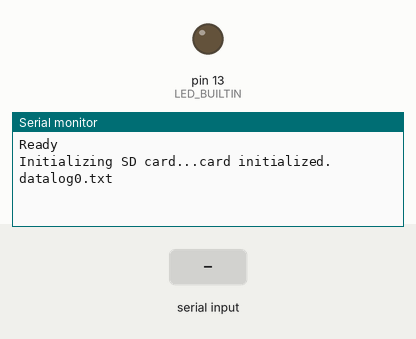
This sketch was run on a simulated Arduino Uno, built with avr-gcc and run on an emulated ATmega328P. Shown: output pins drawn as LEDs (lit = HIGH), the last lines printed to the serial monitor. Inputs (shaded band) come from the test bench. Storage starts empty; EEPROM starts erased.

Above: at 0.9 s.
1.0 s: "$" received over the second serial link
At 2.8 s:
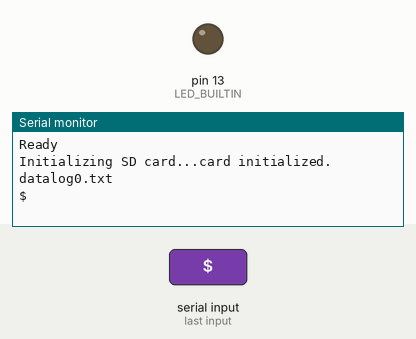
3.5 s: "1" received over the second serial link
At 5.9 s:
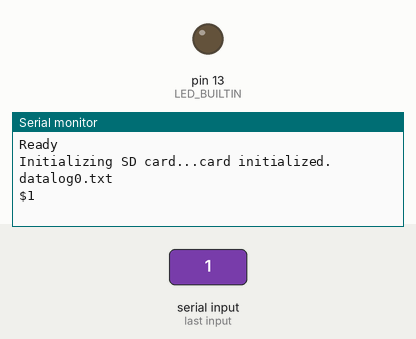

The sketch:

gps.ino
```cpp
#include <SoftwareSerial.h>
#include "neo_6m.h"

#define ENABLE_OUTPUT
#define ENABLE_SD

#ifdef ENABLE_SD
#include <SPI.h>
#include <SD.h>
#include <EEPROM.h>
#endif

#define RX 6
#define TX 7
#define CS 4

#define BITRATE 9600
#define BUFFER_SIZE 256


SoftwareSerial gps(RX, TX);
char buffer[BUFFER_SIZE];
Neo6M* neo6m;

#ifdef ENABLE_SD
unsigned int globalIndex;
File dataFile;
#endif

void setup() {
  pinMode(LED_BUILTIN, OUTPUT);
#ifdef ENABLE_OUTPUT
  Serial.begin(BITRATE);
#endif
  gps.begin(BITRATE);

#ifdef ENABLE_OUTPUT
  while (!Serial) {
    ;
  }
  Serial.println("Ready");
#endif

#ifdef ENABLE_SD
  #ifdef ENABLE_OUTPUT
  Serial.print("Initializing SD card...");
  #endif

  // see if the card is present and can be initialized:
  if (!SD.begin(CS)) {
    #ifdef ENABLE_OUTPUT
    Serial.println("Card failed, or not present");
    #endif
    while (1);
  }

  #ifdef ENABLE_OUTPUT
  Serial.println("card initialized.");
  #endif

  globalIndex = readIntFromEEPROM(0) + 1;

  String filename = String("datalog") + globalIndex + ".txt";


  writeIntIntoEEPROM(0, globalIndex);
  dataFile = SD.open(filename, FILE_WRITE);

   #ifdef ENABLE_OUTPUT
  Serial.println(filename);
  #endif

#endif
  neo6m = new Neo6M(&gps);

  neo6m->setConfig(NEO6M_GPGGA, true);
  neo6m->setConfig(NEO6M_GPGLL, false);
  neo6m->setConfig(NEO6M_GPGLV, false);
  neo6m->setConfig(NEO6M_GPGSA, false);
  neo6m->setConfig(NEO6M_GPRMC, true);
  neo6m->setConfig(NEO6M_GPVTG, true);

  int start = -1;
  while (start<0) {
    size_t count = neo6m->read(buffer, BUFFER_SIZE);
    start = Neo6M::nextStart(buffer, count);
    if (start>=0) {
      output(&buffer[start], count-start);
    }
  }

}

void loop() {
  size_t count = neo6m->read(buffer, BUFFER_SIZE);
  if (count) {
    output(buffer, count);
  }
}


#ifdef ENABLE_SD
void writeIntIntoEEPROM(int address, unsigned int number) {
  byte byte1 = number >> 8;
  byte byte2 = number & 0xFF;
  EEPROM.write(address, byte1);
  EEPROM.write(address + 1, byte2);
}

unsigned int readIntFromEEPROM(int address)
{
  byte byte1 = EEPROM.read(address);
  byte byte2 = EEPROM.read(address + 1);
  return (byte1 << 8) + byte2;
}
#endif

void output(char* buf, int len) {
#ifdef ENABLE_OUTPUT
  Serial.write(buf, len);
#endif

#ifdef ENABLE_SD
  digitalWrite(LED_BUILTIN, HIGH);
  dataFile.write(buf, len);
  dataFile.flush();
  digitalWrite(LED_BUILTIN, LOW);
#endif
}
```

neo_6m.cpp
```cpp
#include "neo_6m.h"

static const char Neo6M::CFG_MSG[NEO6M_NMEA_LEN] = {
  0xB5, // Header char 1
  0x62, // Header char 2
  0x06, // class
  0x01, // id
  0x08, // length LSB
  0x00, // length MSB
  0xF0, // payload (NMEA sentence ID char 1)
  0x00, // payload (NMEA sentence ID char 2)
  0x00, // payload I/O Target 0 - DDC           - (1 - enable sentence, 0 - disable)
  0x00, // payload I/O Target 1 - Serial Port 1 - (1 - enable sentence, 0 - disable)
  0x00, // payload I/O Target 2 - Serial Port 2 - (1 - enable sentence, 0 - disable)
  0x00, // payload I/O Target 3 - USB           - (1 - enable sentence, 0 - disable)
  0x00, // payload I/O Target 4 - SPI           - (1 - enable sentence, 0 - disable)
  0x00, // payload I/O Target 5 - Reserved      - (1 - enable sentence, 0 - disable)
  0x00, // CK_A
  0x00  // CK_B
};

Neo6M::Neo6M(SoftwareSerial* gps) {
  this->gps = gps;
}

size_t Neo6M::read(char* buffer, size_t len) {
   if (this->gps->available()>0) {
    return this->gps->readBytes(buffer, len);
   }
   return 0;
}

static int Neo6M::nextStart(char* buffer, int len) {
  for (int i=0; i<len; i++) {
    if (buffer[i] == '$') {
      return i;
    }
  }
  return -1;
}

static void Neo6M::insertChecksum(char packet[], const byte len) {
  uint8_t ck_a = 0;
  uint8_t ck_b = 0;

  // exclude the first and last two bytes in packet
  for (byte i = 2; i < (len - 2); i++)
  {
    ck_a += packet[i];
    ck_b += ck_a;
  }

  packet[len - 2] = ck_a;
  packet[len - 1] = ck_b;
}

void Neo6M::sendPacket(char packet[], const byte len) {
  this->gps->write(packet, len);
}

void Neo6M::setConfig(char NMEA_num, bool enable) {
 char configPacket[NEO6M_NMEA_LEN];
  memcpy(configPacket, CFG_MSG, NEO6M_NMEA_LEN);

  if (enable)
    configPacket[NEO6M_SERIAL_1_POS] = 1;

  configPacket[NEO6M_NMEA_ID_POS] = NMEA_num;
  Neo6M::insertChecksum(configPacket, NEO6M_NMEA_LEN);

  this->sendPacket(configPacket, NEO6M_NMEA_LEN);
}
```

neo_6m.h
```cpp
#ifndef __NEO_6M_H__
#define __NEO_6M_H__

#include <SoftwareSerial.h>
#include <Arduino.h>

#define NEO6M_NMEA_LEN      16

#define NEO6M_NMEA_ID_POS    7
#define NEO6M_DDC_POS        8
#define NEO6M_SERIAL_1_POS   9
#define NEO6M_SERIAL_2_POS   10
#define NEO6M_USB_POS        11
#define NEO6M_SPI_POS        12

#define NEO6M_GPGGA  0
#define NEO6M_GPGLL  1
#define NEO6M_GPGLV  2
#define NEO6M_GPGSA  3
#define NEO6M_GPRMC  4
#define NEO6M_GPVTG  5

class Neo6M {
  public:
    Neo6M(SoftwareSerial* gps);
    void setConfig(char NMEA_num, bool enable);
    size_t read(char* buffer, size_t len);

    static int nextStart(char* buffer, int len);

  private:
    SoftwareSerial* gps;
    static const char CFG_MSG[NEO6M_NMEA_LEN];

    static void insertChecksum(char packet[], const byte len);
    void sendPacket(char packet[], const byte len);
};

#endif
```

Measured:
- after the input at 1.0 s, the serial monitor: prints a new line after 1.0 s (image 1)
- after the input at 3.5 s, the serial monitor: prints a new line after 1.0 s (image 2)
